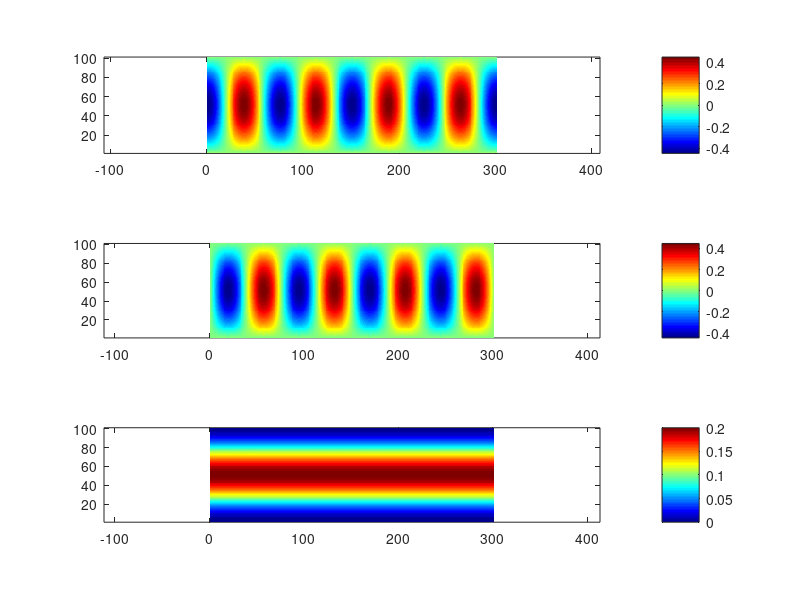
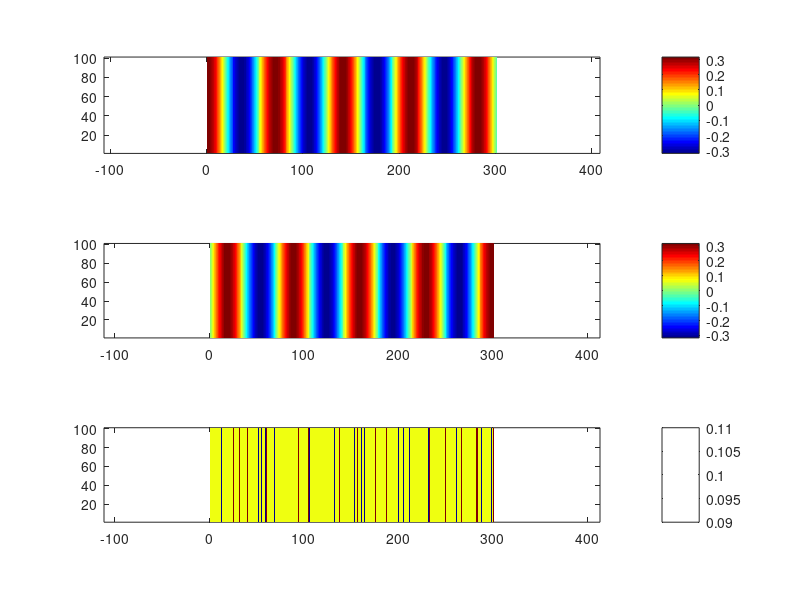

MATLAB code to generate these figures, in order:
%% Modes of waveguide
clear;clc;close all;
W      = 10;         % Width of the waveguide
L      = 30;           % Length of the waveguide
lambda = 7.0125;        % Wavelength
k0     = 2*pi/lambda;  % Wavenumber
[x,y]  = meshgrid(linspace(0,L,L*10+1),linspace(0,W,W*10+1));

% Closed (reflecting) boundary conditions (along y axis)
Nc  = floor(W/(lambda/2));   % Number of waveguide modes
n   = 1;                     % Allowed range 1 <= n <= Nc
ky  = pi/W*n;
kx  = sqrt(k0^2-ky^2);
psi = sqrt(2/W)*sin(-ky*y).*exp(1i*kx*x);
figure(1);
subplot(3,1,1);pcolor(real(psi)   );axis equal tight;shading flat;colorbar;colormap('jet');
subplot(3,1,2);pcolor(imag(psi)   );axis equal tight;shading flat;colorbar;colormap('jet');
subplot(3,1,3);pcolor( abs(psi).^2);axis equal tight;shading flat;colorbar;colormap('jet');
 
% Periodic boundary conditions (along y axis)
Np  = 2*floor(W/lambda)+1;   % Number of waveguide modes
n   = 0;                     % Allowed range -(Np-1)/2 <= n <= (Np-1)/2
ky  = 2*pi/W*n;
kx  = sqrt(k0^2-ky^2);
psi = sqrt(1/W)*exp(1i*ky*y).*exp(1i*kx*x);
figure(2);
subplot(3,1,1);pcolor(real(psi)   );axis equal tight;shading flat;colorbar;colormap('jet');
subplot(3,1,2);pcolor(imag(psi)   );axis equal tight;shading flat;colorbar;colormap('jet');
subplot(3,1,3);pcolor( abs(psi).^2);axis equal tight;shading flat;colorbar;colormap('jet');